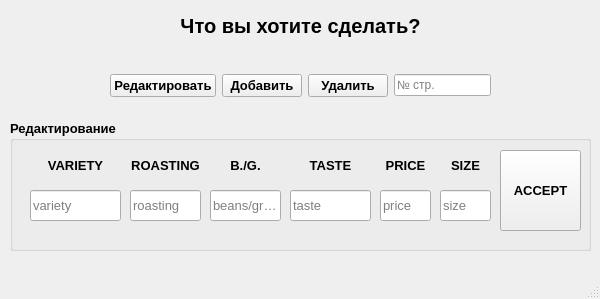
<?xml version="1.0" encoding="UTF-8"?>
<ui version="4.0">
 <class>MainWindow</class>
 <widget class="QMainWindow" name="MainWindow">
  <property name="geometry">
   <rect>
    <x>0</x>
    <y>0</y>
    <width>600</width>
    <height>299</height>
   </rect>
  </property>
  <property name="windowTitle">
   <string>MainWindow</string>
  </property>
  <widget class="QWidget" name="centralwidget">
   <widget class="QWidget" name="horizontalLayoutWidget">
    <property name="geometry">
     <rect>
      <x>110</x>
      <y>60</y>
      <width>381</width>
      <height>51</height>
     </rect>
    </property>
    <layout class="QHBoxLayout" name="horizontalLayout">
     <item>
      <widget class="QPushButton" name="pushButton_3">
       <property name="font">
        <font>
         <pointsize>10</pointsize>
         <weight>75</weight>
         <bold>true</bold>
        </font>
       </property>
       <property name="text">
        <string>Редактировать</string>
       </property>
      </widget>
     </item>
     <item>
      <widget class="QPushButton" name="pushButton_2">
       <property name="font">
        <font>
         <pointsize>10</pointsize>
         <weight>75</weight>
         <bold>true</bold>
        </font>
       </property>
       <property name="text">
        <string>Добавить</string>
       </property>
      </widget>
     </item>
     <item>
      <widget class="QPushButton" name="pushButton">
       <property name="font">
        <font>
         <pointsize>10</pointsize>
         <weight>75</weight>
         <bold>true</bold>
        </font>
       </property>
       <property name="text">
        <string>Удалить</string>
       </property>
      </widget>
     </item>
     <item>
      <widget class="QLineEdit" name="lineEdit">
       <property name="font">
        <font>
         <weight>50</weight>
         <bold>false</bold>
        </font>
       </property>
       <property name="placeholderText">
        <string>№ стр.</string>
       </property>
      </widget>
     </item>
    </layout>
   </widget>
   <widget class="QLabel" name="label">
    <property name="geometry">
     <rect>
      <x>110</x>
      <y>10</y>
      <width>381</width>
      <height>31</height>
     </rect>
    </property>
    <property name="font">
     <font>
      <pointsize>15</pointsize>
      <weight>75</weight>
      <bold>true</bold>
     </font>
    </property>
    <property name="text">
     <string>Что вы хотите сделать?</string>
    </property>
    <property name="alignment">
     <set>Qt::AlignCenter</set>
    </property>
   </widget>
   <widget class="QGroupBox" name="groupBox">
    <property name="geometry">
     <rect>
      <x>10</x>
      <y>120</y>
      <width>581</width>
      <height>131</height>
     </rect>
    </property>
    <property name="font">
     <font>
      <pointsize>10</pointsize>
      <weight>75</weight>
      <bold>true</bold>
     </font>
    </property>
    <property name="title">
     <string>Редактирование</string>
    </property>
    <widget class="QLineEdit" name="lineEdit_2">
     <property name="geometry">
      <rect>
       <x>20</x>
       <y>70</y>
       <width>91</width>
       <height>31</height>
      </rect>
     </property>
     <property name="font">
      <font>
       <weight>50</weight>
       <bold>false</bold>
      </font>
     </property>
     <property name="text">
      <string/>
     </property>
     <property name="placeholderText">
      <string>variety</string>
     </property>
    </widget>
    <widget class="QLineEdit" name="lineEdit_3">
     <property name="geometry">
      <rect>
       <x>120</x>
       <y>70</y>
       <width>71</width>
       <height>31</height>
      </rect>
     </property>
     <property name="font">
      <font>
       <weight>50</weight>
       <bold>false</bold>
      </font>
     </property>
     <property name="placeholderText">
      <string>roasting</string>
     </property>
    </widget>
    <widget class="QLineEdit" name="lineEdit_4">
     <property name="geometry">
      <rect>
       <x>200</x>
       <y>70</y>
       <width>71</width>
       <height>31</height>
      </rect>
     </property>
     <property name="font">
      <font>
       <weight>50</weight>
       <bold>false</bold>
      </font>
     </property>
     <property name="placeholderText">
      <string>beans/ground</string>
     </property>
    </widget>
    <widget class="QLineEdit" name="lineEdit_5">
     <property name="geometry">
      <rect>
       <x>280</x>
       <y>70</y>
       <width>81</width>
       <height>31</height>
      </rect>
     </property>
     <property name="font">
      <font>
       <weight>50</weight>
       <bold>false</bold>
      </font>
     </property>
     <property name="placeholderText">
      <string>taste</string>
     </property>
    </widget>
    <widget class="QLineEdit" name="lineEdit_6">
     <property name="geometry">
      <rect>
       <x>370</x>
       <y>70</y>
       <width>51</width>
       <height>31</height>
      </rect>
     </property>
     <property name="font">
      <font>
       <weight>50</weight>
       <bold>false</bold>
      </font>
     </property>
     <property name="placeholderText">
      <string>price</string>
     </property>
    </widget>
    <widget class="QLineEdit" name="lineEdit_7">
     <property name="geometry">
      <rect>
       <x>430</x>
       <y>70</y>
       <width>51</width>
       <height>31</height>
      </rect>
     </property>
     <property name="font">
      <font>
       <weight>50</weight>
       <bold>false</bold>
      </font>
     </property>
     <property name="placeholderText">
      <string>size</string>
     </property>
    </widget>
    <widget class="QLabel" name="label_2">
     <property name="geometry">
      <rect>
       <x>20</x>
       <y>30</y>
       <width>91</width>
       <height>31</height>
      </rect>
     </property>
     <property name="text">
      <string>VARIETY</string>
     </property>
     <property name="alignment">
      <set>Qt::AlignCenter</set>
     </property>
    </widget>
    <widget class="QLabel" name="label_3">
     <property name="geometry">
      <rect>
       <x>120</x>
       <y>30</y>
       <width>71</width>
       <height>31</height>
      </rect>
     </property>
     <property name="text">
      <string>ROASTING</string>
     </property>
     <property name="alignment">
      <set>Qt::AlignCenter</set>
     </property>
    </widget>
    <widget class="QLabel" name="label_4">
     <property name="geometry">
      <rect>
       <x>200</x>
       <y>30</y>
       <width>71</width>
       <height>31</height>
      </rect>
     </property>
     <property name="text">
      <string>B./G.</string>
     </property>
     <property name="alignment">
      <set>Qt::AlignCenter</set>
     </property>
    </widget>
    <widget class="QLabel" name="label_5">
     <property name="geometry">
      <rect>
       <x>280</x>
       <y>30</y>
       <width>81</width>
       <height>31</height>
      </rect>
     </property>
     <property name="text">
      <string>TASTE</string>
     </property>
     <property name="alignment">
      <set>Qt::AlignCenter</set>
     </property>
    </widget>
    <widget class="QLabel" name="label_6">
     <property name="geometry">
      <rect>
       <x>370</x>
       <y>30</y>
       <width>51</width>
       <height>31</height>
      </rect>
     </property>
     <property name="text">
      <string>PRICE</string>
     </property>
     <property name="alignment">
      <set>Qt::AlignCenter</set>
     </property>
    </widget>
    <widget class="QLabel" name="label_7">
     <property name="geometry">
      <rect>
       <x>430</x>
       <y>30</y>
       <width>51</width>
       <height>31</height>
      </rect>
     </property>
     <property name="text">
      <string>SIZE</string>
     </property>
     <property name="alignment">
      <set>Qt::AlignCenter</set>
     </property>
    </widget>
    <widget class="QPushButton" name="pushButton_4">
     <property name="geometry">
      <rect>
       <x>490</x>
       <y>30</y>
       <width>81</width>
       <height>81</height>
      </rect>
     </property>
     <property name="text">
      <string>ACCEPT</string>
     </property>
    </widget>
   </widget>
  </widget>
  <widget class="QMenuBar" name="menubar">
   <property name="geometry">
    <rect>
     <x>0</x>
     <y>0</y>
     <width>600</width>
     <height>21</height>
    </rect>
   </property>
  </widget>
  <widget class="QStatusBar" name="statusbar"/>
 </widget>
 <resources/>
 <connections/>
</ui>
